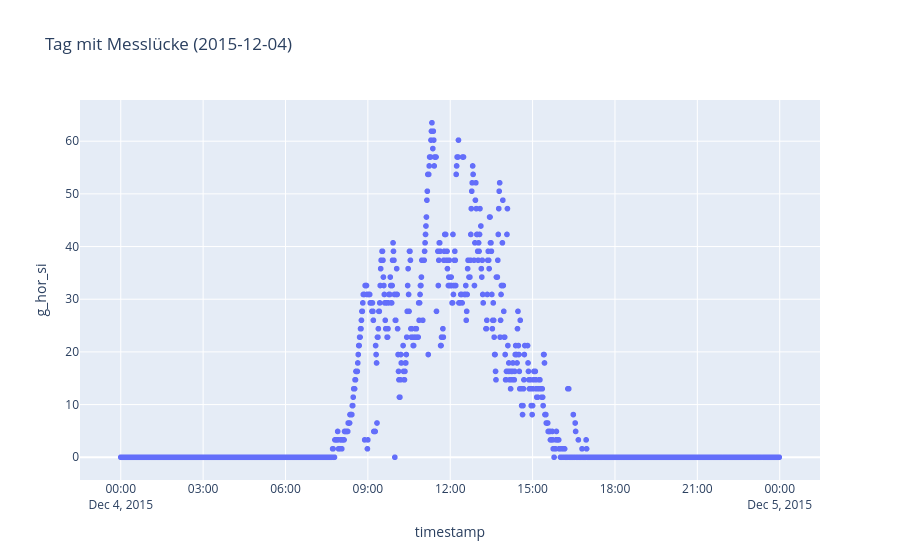

Notebook code cell kept with this figure:
### Code cell
import plotly.express as px
fig = px.scatter(df_day, x="timestamp", y="g_hor_si", title=''.join(info_dict['Title']),)

fig.show()

### Figure 1 — Plotly figure (JSON) as saved in the notebook; plotly's stock layout.template omitted (floating-point values rounded to 4 significant figures; data arrays with more than 128 entries replaced by an {"elided": "..."} marker saying what was removed)
{"data": [{"hovertemplate": "timestamp=%{x}<br>g_hor_si=%{y}<extra></extra>", "legendgroup": "", "marker": {"color": "#636efa", "symbol": "circle"}, "mode": "markers", "name": "", "showlegend": false, "type": "scattergl", "x": {"elided": "1440 str values"}, "xaxis": "x", "y": {"elided": "1440 float values"}, "yaxis": "y"}], "layout": {"legend": {"tracegroupgap": 0}, "title": {"text": "Tag mit Messlücke (2015-12-04)"}, "xaxis": {"anchor": "y", "domain": [0, 1], "title": {"text": "timestamp"}}, "yaxis": {"anchor": "x", "domain": [0, 1], "title": {"text": "g_hor_si"}}}}
